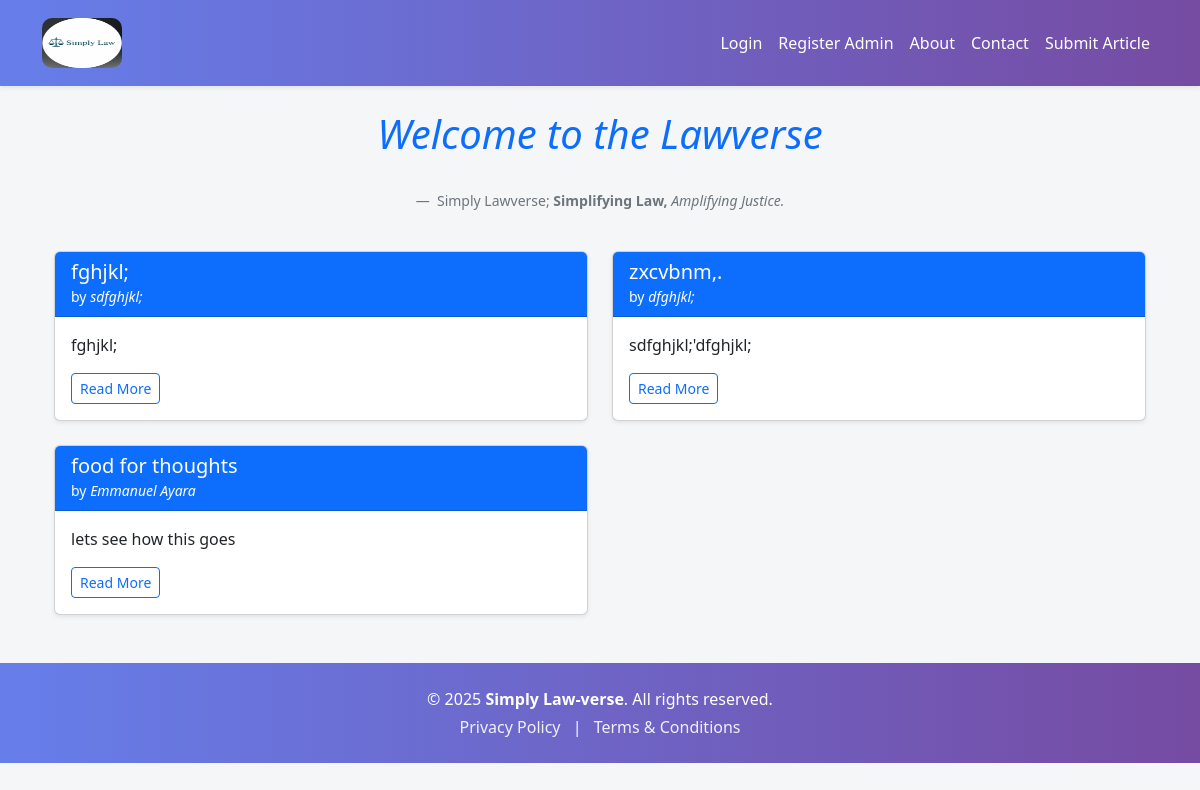
Before: / with the older database file.
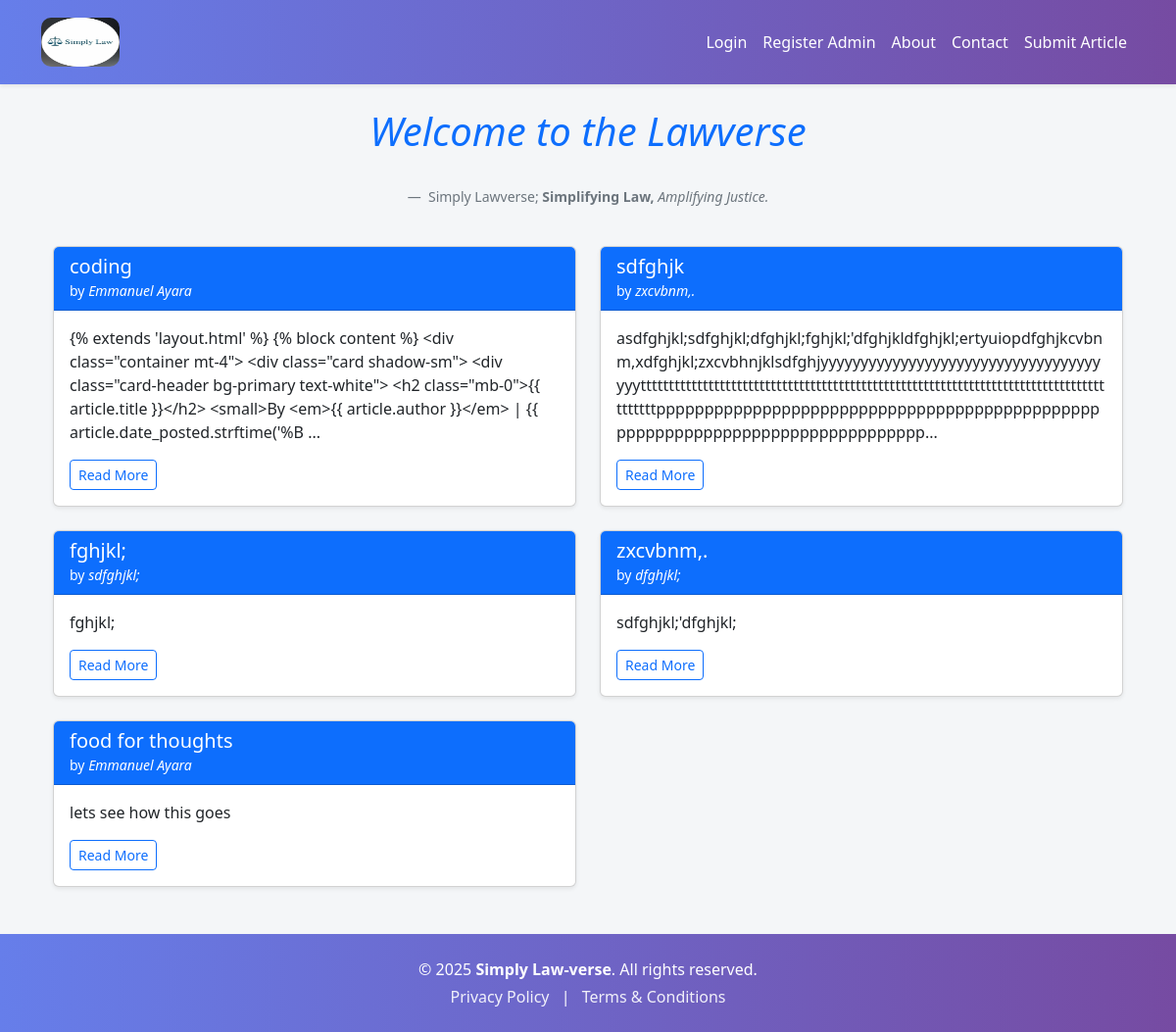
After: the same page with the newer database file.
### models.py (models this page shows)
class Article(db.Model):
    id = db.Column(db.Integer, primary_key=True)
    email = db.Column(db.String(120))
    title = db.Column(db.String(100), nullable=False)
    content = db.Column(db.Text, nullable=False)
    author = db.Column(db.String(100), nullable=False)
    date_posted = db.Column(db.DateTime, default=datetime.utcnow)
    comments = db.relationship('Comment', backref='article', lazy=True)
    status = db.Column(db.String(20), nullable=False, default='pending')
    date_submitted = db.Column(db.DateTime, default=datetime.utcnow)
    image_filename = db.Column(db.String(120), nullable=True)
    document_filename = db.Column(db.String(120), nullable=True)
    approved = db.Column(db.Boolean, default=False)  # <- important!

### routes.py (the view)
@app.route('/')
def home():
    articles = Article.query.filter_by(status='approved').order_by(Article.id.desc()).all()
    return render_template('home.html', articles=articles)

### templates/home.html
{% extends 'layout.html' %}
{% block content %}
<div class="container mt-4">
  <h1 class="text-center mb-5 text-primary"><em>Welcome to the Lawverse</em></h1>
          <figcaption class="blockquote-footer text-center">
          Simply Lawverse; <b>Simplifying Law,</b> <cite title="Source Title">  Amplifying Justice.</cite>
        </figcaption> <br>
  {% if articles %}
    <div class="row">
      {% for article in articles %}
        <div class="col-md-6 mb-4">
          <div class="card h-100 shadow-sm">
            <div class="card-header bg-primary text-white">
              <a href="{{ url_for('read_more', article_id=article.id) }}"> <h5 class="card-title mb-0 text-white">{{ article.title }}</h5></a>
              <small>by <em>{{ article.author }}</em></small>
            </div>
            <div class="card-body">
              <p class="card-text">
                {{ article.content[:300] }}{% if article.content|length > 300 %}...{% endif %}
              </p>
              <a href="{{ url_for('read_more', article_id=article.id) }}" class="btn btn-sm btn-outline-primary">Read More</a>
            </div>
          </div>
        </div>
      {% endfor %}
    </div>
  {% else %}
    <p class="text-muted text-center">No approved articles yet. Please check back soon.</p>
  {% endif %}
</div>
{% endblock %}

### templates/layout.html (shortened to what this page needs)
<!DOCTYPE html>
<html lang="en">
<head>
    <link
        href="https://cdn.jsdelivr.net/npm/bootstrap@5.3.0/dist/css/bootstrap.min.css"
        rel="stylesheet">
</head>
<body>
    <nav class="navbar navbar-expand-lg shadow-sm">
        <div class="container">
            <a class="navbar-brand d-flex align-items-center" href="/">
                <img src="/static/logo.jpg" alt="Logo" style="height: 50px; width: 80px; border-radius: 10px; margin-right: 10px;">
            </a>
            <div class="collapse navbar-collapse" id="navbarNav">
                <ul class="navbar-nav ms-auto mb-2 mb-lg-0">
                    {% if current_user.is_authenticated and current_user.is_admin %}
                        <span class="navbar-text nav-link">Welcome, {{ current_user.username }}!</span>
                        <li class="nav-item"><a class="nav-link" href="{{ url_for('admin_dashboard') }}">Dashboard</a></li>
                        <li class="nav-item"><a class="nav-link" href="{{ url_for('admin_logout') }}">Logout</a></li>
                    {% else %}
                        <li class="nav-item"><a class="nav-link" href="{{ url_for('admin_login') }}">Login</a></li>
                        <li class="nav-item"><a class="nav-link" href="{{ url_for('register_admin') }}">Register Admin</a></li>
                        <li class="nav-item"><a class="nav-link" href="{{ url_for('about') }}">About</a></li>
                        <li class="nav-item"><a class="nav-link" href="{{ url_for('contact') }}">Contact</a></li>
                        <li class="nav-item"><a class="nav-link" href="{{ url_for('submit_article') }}">Submit Article</a></li>
                    {% endif %}
                </ul>
            </div>
        </div>
    </nav>
    <div class="container my-4">
        {% block content %}{% endblock %}
    </div>
<footer class="text-center text-white" style="background: linear-gradient(to right, #667eea, #764ba2);">
    <div class="container py-4">
        <p class="mb-1">&copy; {{ current_year or '2025' }} <strong>Simply Law-verse</strong>. All rights reserved.</p>
        <p class="mb-0">
            <a href="/privacy-policy" class="text-white text-decoration-none me-2" style="opacity: 0.9;">Privacy Policy</a> |
            <a href="/terms" class="text-white text-decoration-none ms-2" style="opacity: 0.9;">Terms & Conditions</a>
        </p>
    </div>
</footer>
</body>
</html>

### templates/layout.html (style rules this page uses)
body { background-color: #f4f6f8; font-family: 'Segoe UI', Tahoma, Geneva, Verdana, sans-serif; }
.navbar { background: linear-gradient(to right, #667eea, #764ba2); padding: 0.8rem 1rem; position: sticky; top: 0; z-index: 1000; }
.navbar-brand, .nav-link { color: #fff !important; font-weight: 500; }
.nav-link { transition: color 0.3s ease-in-out; }
footer a { transition: opacity 0.3s ease-in-out; }

Changed rows visible on the page:
added Article: title "coding", author "Emmanuel Ayara", content "{% extends 'layout.html' %} {% block content %} <div class=\"container mt-4\"> <div class=\"card shadow-sm\"> <div class=\"card-header bg-primary text-white\"> <h2 class=\"mb-0\">{{ article.title }}</h2> <small>By <em>{{ article.author }}</em> | {{ article.date_posted.strftime('%B"
added Article: title "sdfghjk", author "zxcvbnm,.", content "asdfghjkl;sdfghjkl;dfghjkl;fghjkl;'dfghjkldfghjkl;ertyuiopdfghjkcvbnm,xdfghjkl;zxcvbhnjklsdfghjyyyyyyyyyyyyyyyyyyyyyyyyyyyyyyyyyyyyyytttttttttttttttttttttttttttttttttttttttttttttttttttttttttttttttttttttttttttttttttttttttttpppppppppppppppppppppppppppppppppppppppppppppppppppppppppppppppppppppppppppppp"
